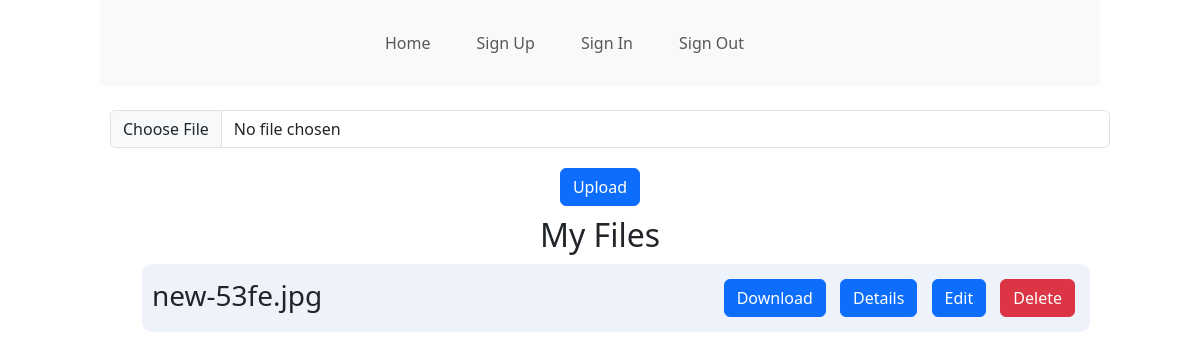
The page /files (signed in) on the database as committed earlier.
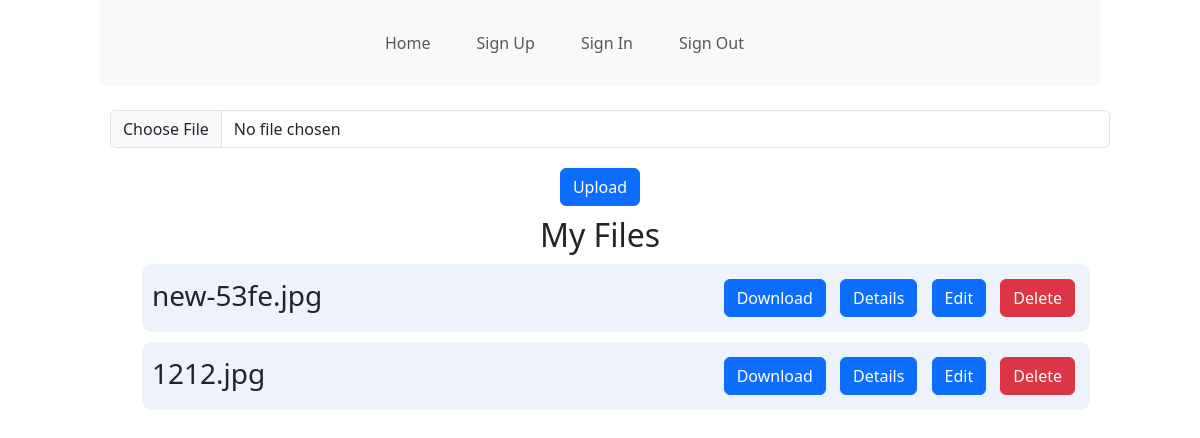
The same page on the database as committed later.
### tables this page shows
CREATE TABLE files (
                    id INTEGER PRIMARY KEY,
                    filename TEXT UNIQUE,
                    filepath TEXT,
                    filesize REAL,
                    timestamp TIMESTAMP,
                    user_email TEXT,
                    FOREIGN KEY (user_email) REFERENCES users (email)
                );

### app.py (the view, shortened to what this page needs)
@app.route('/files', methods=['GET', 'POST'])
def upload_and_list_files():
    check_upload_folder()
    signed_user_email = session.get("user_email")
    if signed_user_email:
        try:
            with sqlite3.connect(app.config['DATABASE']) as conn:
                cursor = conn.execute('SELECT id, filename FROM files WHERE user_email = ?', (session['user_email'],))
                files = cursor.fetchall()
                return render_template('upload.html', files=files)
        except:
            print("Error while getting files from DB!")
    else:
        flash('Please sign in')
        return render_template('signin.html')

### app.py (called while the page is built)
def check_upload_folder():
    if not os.path.exists(app.config['UPLOAD_FOLDER']):
        os.makedirs(app.config['UPLOAD_FOLDER'])

### templates/upload.html (shortened to what this page needs)
{% include 'navbar.html' %}
    <form method="POST" enctype="multipart/form-data" action="{{ url_for('upload_and_list_files') }}">
        <input class="form-control" type="file" name="file">
        <input class="btn btn-primary" type="submit" value="Upload">
    </form>
    <h2>My Files</h2>
    <ul>
        {% for file in files %}
            <li class="file-item">
                <div>
                    <span class="fs-3">{{ file[1] }}</span>
                </div>
                <div>
                    <a href="{{ url_for('download_file', filename=file[1]) }}" download class="btn btn-primary">Download</a>
                    <a onclick="fetchDetails('{{ file[1] }}')" class="btn btn-primary">Details</a>
                    <a onclick="toggleRenameInput('{{ file[1] }}')" class="btn btn-primary">Edit</a>
                    <a onclick="deleteFile('{{ file[1] }}')" class="btn btn-danger">Delete</a>
                </div>
            </li>
        {% endfor %}
    </ul>

### templates/navbar.html (shortened to what this page needs)
<!DOCTYPE html>
<html lang="en">
<head>
    <link href="https://cdn.jsdelivr.net/npm/bootstrap@5.3.2/dist/css/bootstrap.min.css" rel="stylesheet">
    <link rel="stylesheet" type="text/css" href="{{ url_for('static', filename='css/styles.css') }}">
</head>
<body>
    <nav class="navbar navbar-expand-lg bg-body-tertiary">
        <div class="container-fluid nb">
          <div class="collapse navbar-collapse" id="navbarNav">
            <ul class="navbar-nav">
              <li class="nav-item">
                <a class="nav-link" href="/files">Home</a>
              </li>
              <li class="nav-item">
                <a class="nav-link" href="/signup">Sign Up</a>
              </li>
              <li class="nav-item">
                <a class="nav-link" href="/signin">Sign In</a>
              </li>
              <li class="nav-item">
                <a class="nav-link" href="/signout">Sign Out</a>
              </li>
            </ul>
          </div>
        </div>
      </nav>
</body>
</html>

### static/css/styles.css (style rules this page uses)
body { margin-left: auto; margin-right: auto; width: 1000px; text-align: center; }
li { text-decoration: none; list-style: none; margin: 10px; }
input { margin: 10px; }
.file-item { background-color: #edf2fb; padding: 10px; border-radius: 10px; display: flex; justify-content: space-between; }
a { margin:5px }
.nb { text-align: center; align-items: center; width: 500px; }

Rows that differ between the two databases and show on the page:
added files: filename "1212.jpg"
